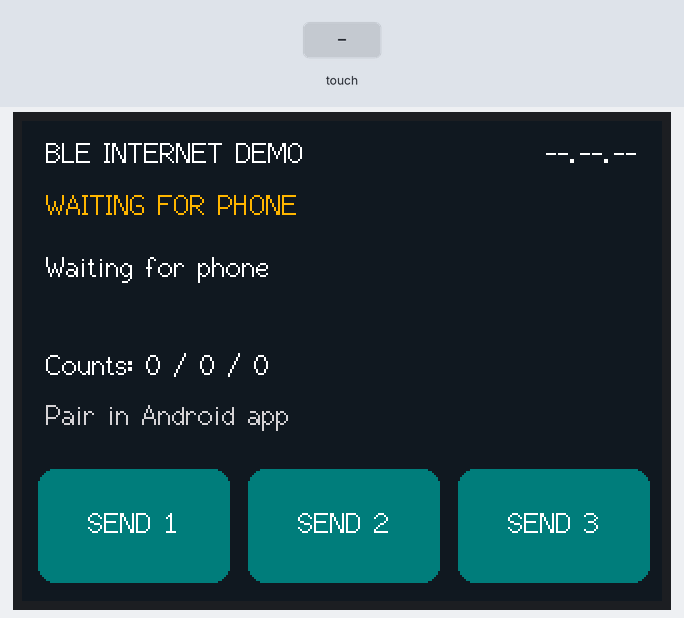
A program run on a simulated ESP32. Parts: 320×240 colour display. Inputs (shaded band) come from the test bench. Random numbers use the default seed unless the program sets one; nothing arrives over Bluetooth unless stated; a phone connects over Bluetooth LE 3 s after start; what the program prints to the serial monitor is not drawn.

Above: at 1.4 s.
1.5 s: touch panel pressed at 13 % / 10 % of its raw x / y range
At 3.8 s:
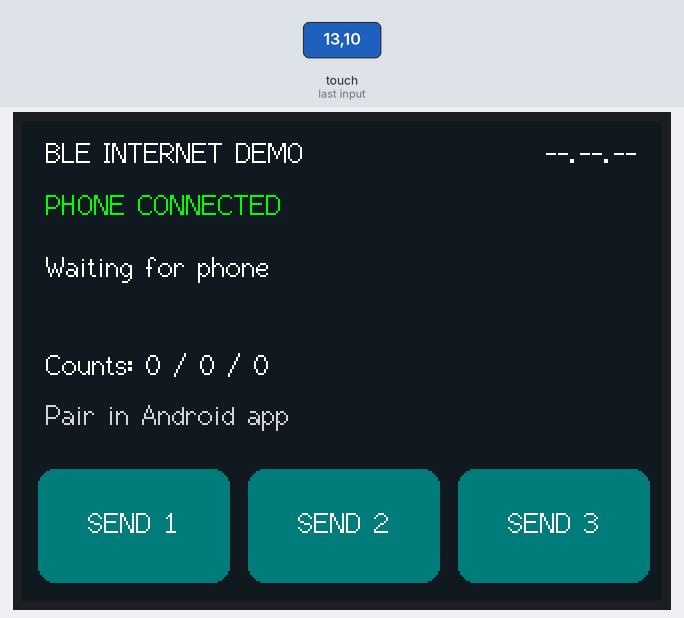
Timing chart, 0 to 5.3 s (numbered marks = the images above; inputs shaded):
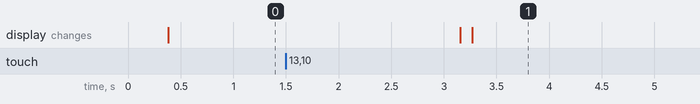

The program:

main.cpp
```cpp
#include <Arduino.h>
#include <TFT_eSPI.h>
#include <XPT2046_Touchscreen.h>
#include <BLEDevice.h>
#include <BLEServer.h>
#include <BLE2902.h>
#include <esp_system.h>

// Nordic UART UUIDs; requests are 11 bytes, replies newline framed ASCII.
static const char *SERVICE="6e400001-b5a3-f393-e0a9-e50e24dcca9e";
static const char *RX_UUID="6e400002-b5a3-f393-e0a9-e50e24dcca9e";
static const char *TX_UUID="6e400003-b5a3-f393-e0a9-e50e24dcca9e";
TFT_eSPI screen;
SPIClass touchSPI(VSPI);
XPT2046_Touchscreen touch(33,36);
BLECharacteristic *outgoing;
BLE2902 *subscription;
portMUX_TYPE mux=portMUX_INITIALIZER_UNLOCKED;
volatile bool connected=false,dirty=true;
char readyLine[200]={0};
uint8_t requestPacket[11];
uint32_t sessionId,sequence=0,lastSend=0,lastPoll=0;
bool pending=false,wasPressed=false;
int attempts=0;
String message="Waiting for phone",statusText="Pair in Android app",counts="0 / 0 / 0",revision="-";
uint16_t background=0x10c4;
uint32_t phoneSeconds=0,phoneSyncMillis=0,lastClockSecond=UINT32_MAX;
bool phoneClockValid=false;

bool syncPhoneClock(const char *value) {
 if(!value||strlen(value)!=8||value[2]!='.'||value[5]!='.')return false;
 for(int i=0;i<8;i++)if(i!=2&&i!=5&&(value[i]<'0'||value[i]>'9'))return false;
 unsigned h=(value[0]-'0')*10+value[1]-'0',m=(value[3]-'0')*10+value[4]-'0',s=(value[6]-'0')*10+value[7]-'0';
 if(h>23||m>59||s>59)return false;
 phoneSeconds=h*3600+m*60+s;phoneSyncMillis=millis();phoneClockValid=true;return true;
}
String phoneClock() {
 if(!phoneClockValid||!connected)return "--.--.--";
 uint32_t t=(phoneSeconds+(uint32_t)(millis()-phoneSyncMillis)/1000)%86400;
 char value[9];snprintf(value,sizeof(value),"%02u.%02u.%02u",(unsigned)(t/3600),(unsigned)(t/60%60),(unsigned)(t%60));return String(value);
}

class ServerCallbacks:public BLEServerCallbacks {
 void onConnect(BLEServer*)override {connected=true;dirty=true;Serial.println("BLE connected");}
 void onDisconnect(BLEServer*)override {connected=false;subscription->setNotifications(false);dirty=true;BLEDevice::startAdvertising();Serial.println("BLE disconnected; advertising");}
};
class ReceiveCallbacks:public BLECharacteristicCallbacks {
 std::string assembling;
 void onWrite(BLECharacteristic *c)override {
   for(char ch:c->getValue()) {
     if(ch=='\r') {assembling.clear();}
     else if(ch=='\n') {
       portENTER_CRITICAL(&mux);
       strlcpy(readyLine,assembling.c_str(),sizeof(readyLine));
       portEXIT_CRITICAL(&mux);
       assembling.clear();
     } else assembling+=ch;
     if(assembling.size()>190) assembling.clear();
   }
 }
};
void draw() {
 screen.fillScreen(background);
 screen.setTextColor(TFT_WHITE,background);screen.drawString("BLE INTERNET DEMO",12,8,2);
 screen.drawRightString(phoneClock(),308,8,2);
 screen.setTextColor(connected?TFT_GREEN:TFT_ORANGE,background);
 screen.drawString(connected?"PHONE CONNECTED":"WAITING FOR PHONE",12,34,2);
 screen.setTextColor(TFT_WHITE,background);
 screen.drawString(message.substring(0,25),12,65,2);
 screen.drawString(message.substring(25),12,87,2);
 screen.drawString("Counts: "+counts,12,114,2);
 screen.setTextColor(TFT_LIGHTGREY,background);
 screen.drawString(statusText.substring(0,38),12,139,2);
 for(int i=0;i<3;i++) {
   int x=8+i*105;screen.fillRoundRect(x,174,96,57,8,pending?TFT_DARKGREY:TFT_DARKCYAN);
   screen.setTextColor(TFT_WHITE);screen.drawCentreString("SEND "+String(i+1),x+48,193,2);
 }
}
void transmit() {
 outgoing->setValue(requestPacket,sizeof(requestPacket));outgoing->notify();lastSend=millis();attempts++;
}
void request(uint8_t button) {
 if(pending||!connected||!subscription->getNotifications())return;
 sequence++;requestPacket[0]=1;requestPacket[1]=button?2:1;
 memcpy(requestPacket+2,&sessionId,4);memcpy(requestPacket+6,&sequence,4);requestPacket[10]=button;
 pending=true;attempts=0;statusText=button?"Sending button...":"Reading server...";transmit();dirty=true;
}
void setup() {
 Serial.begin(115200);sessionId=esp_random();
 screen.init();screen.setRotation(1);pinMode(21,OUTPUT);digitalWrite(21,HIGH);
 touchSPI.begin(25,39,32,33);touch.begin(touchSPI);touch.setRotation(1);
 BLEDevice::init("CYD-Internet-Demo");
 auto *server=BLEDevice::createServer();server->setCallbacks(new ServerCallbacks());
 auto *service=server->createService(SERVICE);
 outgoing=service->createCharacteristic(TX_UUID,BLECharacteristic::PROPERTY_NOTIFY);
 subscription=new BLE2902();outgoing->addDescriptor(subscription);
 auto *incoming=service->createCharacteristic(RX_UUID,BLECharacteristic::PROPERTY_WRITE);
 incoming->setCallbacks(new ReceiveCallbacks());service->start();
 auto *advertising=BLEDevice::getAdvertising();advertising->addServiceUUID(SERVICE);advertising->setScanResponse(true);advertising->start();
 Serial.printf("DEMO READY: CYD-Internet-Demo; session=%08lx; free_heap=%u\n",(unsigned long)sessionId,ESP.getFreeHeap());
 draw();
}
void loop() {
 static uint32_t lastHeartbeat=0;
 if(millis()-lastHeartbeat>10000){lastHeartbeat=millis();Serial.printf("DEMO ALIVE: BLE=%d subscribed=%d pending=%d heap=%u\n",connected,subscription->getNotifications(),pending,ESP.getFreeHeap());}
 char line[200];portENTER_CRITICAL(&mux);strlcpy(line,readyLine,sizeof(line));readyLine[0]=0;portEXIT_CRITICAL(&mux);
 if(line[0]) {
   // seq and separators cannot be supplied by webpage text (server validates it).
   char *save=nullptr;char *kind=strtok_r(line,"|",&save);char *seq=strtok_r(nullptr,"|",&save);
   if(pending&&seq&&strtoul(seq,nullptr,10)==sequence) {
     if(strcmp(kind,"S")==0) {
       char *rev=strtok_r(nullptr,"|",&save),*c=strtok_r(nullptr,"|",&save),*m=strtok_r(nullptr,"|",&save),*phoneTime=strtok_r(nullptr,"|",&save);
       if(rev&&c&&m){revision=rev;counts=c;message=m;syncPhoneClock(phoneTime);statusText="Server OK / revision "+revision;pending=false;lastPoll=millis();}
     } else if(strcmp(kind,"E")==0) {statusText="HTTP error / will retry";/* same id on retry */}
     dirty=true;
   }
 }
 if(pending&&millis()-lastSend>12000) {
   if(attempts<3&&connected&&subscription->getNotifications())transmit();
   else {pending=false;statusText="No ACK; result unknown";lastPoll=millis();dirty=true;}
 }
 bool pressed=touch.touched();
 if(pressed&&!wasPressed) {
   TS_Point p=touch.getPoint();
   // CYD typical calibration. Adjust endpoints if touch targets are shifted.
   int x=constrain(map(p.x,200,3700,0,319),0,319);
   int y=constrain(map(p.y,240,3800,0,239),0,239);
   Serial.printf("touch raw=%d,%d pixel=%d,%d\n",p.x,p.y,x,y);
   if(y>=174&&x>=8&&x<314)request(constrain((x-8)/105+1,1,3));
 }
 wasPressed=pressed;
 if(!pending&&millis()-lastPoll>3000)request(0);
 if(phoneClockValid&&connected){uint32_t second=(millis()-phoneSyncMillis)/1000;if(second!=lastClockSecond){lastClockSecond=second;dirty=true;}}
 if(dirty){dirty=false;draw();}
 delay(5);
}
```
